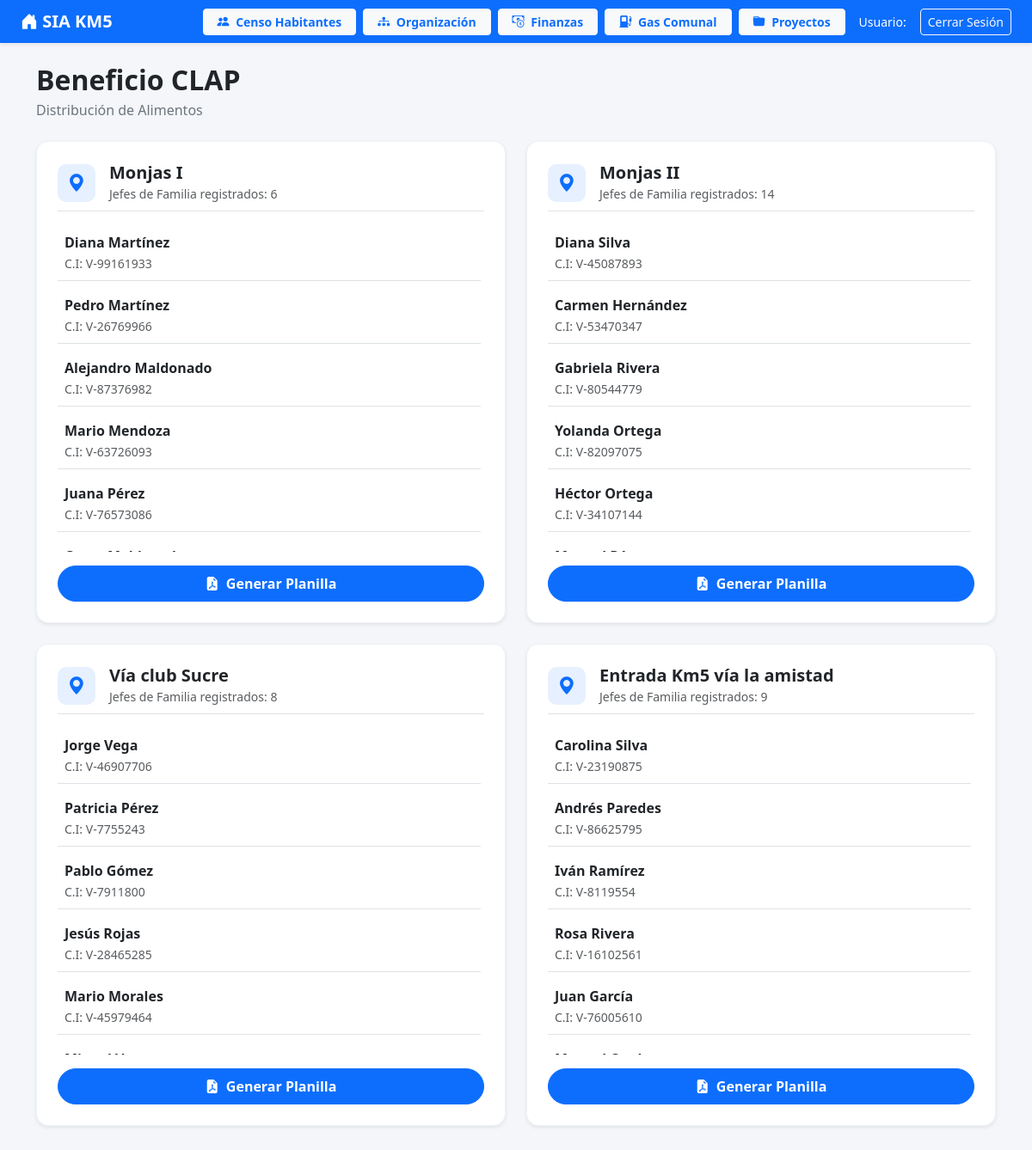
The app's page /habitantes/clap/ with its own data.
### comunidad/models.py (models this page shows, shortened)
class Habitante(models.Model):
    PARENTESCO_CHOICES = [
        ('JEFE', 'Jefe de Familia'),
        ('ESPOSO', 'Esposo(a) / Conyugue'),
        ('HIJO', 'Hijo(a)'),
        ('PADRE', 'Padre / Madre'),
        ('HERMANO', 'Hermano(a)'),
        ('NIETO', 'Nieto(a)'),
        ('OTRO', 'Otro Familiar'),
    ]
    NACIONALIDAD_CHOICES = [
        ('V', 'Venezolano(a)'),
        ('E', 'Extranjero(a)'),
    ]
    GENERO_CHOICES = [
        ('M', 'Masculino (M)'),
        ('F', 'Femenino (F)'),
    ]
    CALLE_CHOICES = [
        ('Monjas I', 'Monjas I'),
        ('Monjas II', 'Monjas II'),
        ('Vía club Sucre', 'Vía club Sucre'),
        ('Entrada Km5 vía la amistad', 'Entrada Km5 vía la amistad'),
    ]
    nacionalidad = models.CharField(max_length=1, choices=NACIONALIDAD_CHOICES, default='V', verbose_name="Nacionalidad")
    cedula = models.CharField(max_length=15, unique=True, null=True, blank=True, verbose_name="Cédula de Identidad")
    nombres = models.CharField(max_length=100, verbose_name="Nombres")
    apellidos = models.CharField(max_length=100, verbose_name="Apellidos")
    fecha_nacimiento = models.DateField(verbose_name="Fecha de Nacimiento")
    fecha_ingreso = models.DateField(
        verbose_name="Radicado desde",
        null=False,
        blank=False
    )
    genero = models.CharField(max_length=1, choices=GENERO_CHOICES, verbose_name="Género")
    telefono = models.CharField(max_length=20, blank=True, null=True, verbose_name="Teléfono de Contacto")
    calle_sector = models.CharField(max_length=50, choices=CALLE_CHOICES, verbose_name="Calle / Sector")
    parentesco = models.CharField(max_length=20, choices=PARENTESCO_CHOICES, verbose_name="Parentesco con el Jefe de Familia")
    punto_referencia = models.TextField(blank=True, null=True, verbose_name="Punto de Referencia")
    discapacidad = models.CharField(max_length=100, blank=True, null=True, verbose_name="Discapacidad")
    jefe_familia = models.ForeignKey('self', on_delete=models.SET_NULL, blank=True, null=True, related_name='familiares', verbose_name="Jefe de Familia Relacionado")
    vivo = models.BooleanField(default=True, verbose_name="¿Está vivo?")
    fecha_fallecimiento = models.DateField(null=True, blank=True, verbose_name="Fecha de Fallecimiento")
    hora_fallecimiento = models.CharField(max_length=50, null=True, blank=True, verbose_name="Hora de Fallecimiento")
    causa_fallecimiento = models.TextField(null=True, blank=True, verbose_name="Causa de Fallecimiento")
    class Meta:
        verbose_name = "Habitante"
        verbose_name_plural = "Habitantes"

### comunidad/views.py (the view)
# urls.py: path('clap/', views.gestion_clap, name='gestion_clap'),
def gestion_clap(request):
    calles_disponibles = dict(Habitante.CALLE_CHOICES).keys()
    bloques_calles = []
    for nombre_calle in calles_disponibles:
        jefe_calle_registro = JefeCalle.objects.filter(calle_nombre=nombre_calle).first()
        jefes_familia = Habitante.objects.filter(
            calle_sector=nombre_calle,
            parentesco='JEFE'
        )
        bloques_calles.append({
            'nombre_calle': nombre_calle,
            'jefe_calle': jefe_calle_registro.habitante if jefe_calle_registro else None,
            'jefes_data': jefes_familia,
            'total_jefes': jefes_familia.count()
        })
    contexto = {
        'titulo': 'Gestión CLAP - SIA KM5',
        'bloques_calles': bloques_calles,
    }
    return render(request, 'comunidad/gestion_clap.html', contexto)

### comunidad/templates/comunidad/gestion_clap.html (shortened to what this page needs)
<!DOCTYPE html>
<html lang="es">
<head>
    <link href="https://cdn.jsdelivr.net/npm/bootstrap@5.3.0/dist/css/bootstrap.min.css" rel="stylesheet">
    <link rel="stylesheet" href="https://cdn.jsdelivr.net/npm/bootstrap-icons@1.11.1/font/bootstrap-icons.css">
</head>
<body>
    <nav class="navbar navbar-expand-lg navbar-dark bg-primary shadow-sm mb-4">
        <div class="container-fluid px-4">
            <span class="navbar-brand mb-0 h1 fw-bold"><i class="bi bi-house-door-fill"></i> SIA KM5</span>
            <div class="collapse navbar-collapse" id="navbarNav">
                <div class="d-flex align-items-center ms-auto flex-wrap gap-2">
                    <a href="{% url 'lista_habitantes' %}" class="btn btn-light btn-sm fw-bold text-primary px-3"><i class="bi bi-people-fill me-1"></i> Censo Habitantes</a>
                    <a href="{% url 'organizacion' %}" class="btn btn-light btn-sm fw-bold text-primary px-3"><i class="bi bi-diagram-3-fill me-1"></i> Organización</a>
                    <a href="{% url 'panel_finanzas' %}" class="btn btn-light btn-sm fw-bold text-primary px-3"><i class="bi bi-cash-coin me-1"></i> Finanzas</a>
                    <a href="{% url 'censo_bombonas' %}" class="btn btn-light btn-sm fw-bold text-primary px-3"><i class="bi bi-fuel-pump-fill me-1"></i> Gas Comunal</a>
                    <a href="{% url 'lista_proyectos'%}" class="btn btn-light btn-sm fw-bold text-primary px-3"><i class="bi bi-folder-fill me-1"></i> Proyectos</a>
                    <span class="text-white ms-2 me-2 small d-none d-md-inline">Usuario: <strong>{{ user.username }}</strong></span>
                    <a href="{% url 'logout' %}" class="btn btn-outline-light btn-sm">Cerrar Sesión</a>
                </div>
            </div>
        </div>
    </nav>
    <div class="container mb-5">
        <div class="d-flex align-items-center justify-content-between mb-4 flex-wrap gap-2">
            <div>
                <h2 class="fw-bold text-dark mb-1">Beneficio CLAP</h2>
                <p class="text-secondary mb-0">Distribución de Alimentos</p>
            </div>
        </div>
        <div class="row row-cols-1 row-cols-xl-2 g-4">
            {% for calle in bloques_calles %}
            <div class="col">
                <form action="{% url 'exportar_clap_pdf' %}" method="GET" id="form-{{ calle.nombre_calle|slugify }}" class="h-100">
                    <div class="calle-card p-4 shadow-sm h-100 d-flex flex-column">
                        <div class="d-flex align-items-center mb-3 pb-2 border-bottom">
                            <div class="icon-box bg-primary bg-opacity-10 text-primary me-3" style="width: 44px; height: 44px;">
                                <i class="bi bi-geo-alt-fill"></i>
                            </div>
                            <div>
                                <h5 class="fw-bold text-dark mb-0">{{ calle.nombre_calle }}</h5>
                                <span class="text-muted small">Jefes de Familia registrados: {{ calle.jefes_data|length }}</span>
                            </div>
                        </div>
                        <div class="flex-grow-1 overflow-auto mb-3" style="max-height: 380px; padding-right: 4px;">
                            {% for jefe in calle.jefes_data %}
                                <div class="d-flex align-items-center justify-content-between p-2 mb-2 border-bottom cursor-pointer selectable-jefe"
                                     onclick="toggleSeleccion({{ jefe.id }})">
                                    <div>
                                        <strong class="d-block text-dark jefe-nombre" id="nombre-{{ jefe.id }}">{{ jefe.nombres|title }} {{ jefe.apellidos|title }}</strong>
                                        <span class="text-muted small">C.I: {{ jefe.tipo_cedula|default:"V" }}-{{ jefe.cedula }}</span>
                                    </div>
                                </div>
                            {% endfor %}
                        </div>
                        <div class="mt-auto">
                            <button type="button" class="btn btn-primary w-100 py-2 fw-bold rounded-pill"
                                    onclick="validarGeneracion('form-{{ calle.nombre_calle|slugify }}', {% if calle.jefe_calle %}true{% else %}false{% endif %})">
                                <i class="bi bi-file-earmark-pdf-fill me-1"></i> Generar Planilla
                            </button>
                        </div>
                    </div>
                </form>
            </div>
            {% endfor %}
        </div>
    </div>
</body>
</html>

### comunidad/templates/comunidad/gestion_clap.html (style rules this page uses)
body { background-color: #f4f6f9; font-family: 'Segoe UI', sans-serif; }
.cursor-pointer { cursor: pointer; }
.calle-card { border: 1px solid #eef2f7; border-radius: 14px; background: #ffffff; transition: all 0.3s ease; }
.icon-box { display: flex; align-items: center; justify-content: center; border-radius: 10px; font-size: 1.3rem; }

### records on screen
Habitante: nombre_calle "Monjas I", jefes_data|length "6"
Habitante: nombres "Diana", apellidos "Martínez", tipo_cedula "V", cedula "99161933"
Habitante: nombres "Pedro", apellidos "Martínez", tipo_cedula "V", cedula "26769966"
Habitante: nombres "Alejandro", apellidos "Maldonado", tipo_cedula "V", cedula "87376982"
Habitante: nombres "Mario", apellidos "Mendoza", tipo_cedula "V", cedula "63726093"
Habitante: nombres "Juana", apellidos "Pérez", tipo_cedula "V", cedula "76573086"
Habitante: nombre_calle "Monjas II", jefes_data|length "14", nombres "Diana", apellidos "Silva", tipo_cedula "V", cedula "45087893"
Habitante: nombres "Carmen", apellidos "Hernández", tipo_cedula "V", cedula "53470347"
Habitante: nombres "Gabriela", apellidos "Rivera", tipo_cedula "V", cedula "80544779"
Habitante: nombres "Yolanda", apellidos "Ortega", tipo_cedula "V", cedula "82097075"
Habitante: nombres "Héctor", apellidos "Ortega", tipo_cedula "V", cedula "34107144"
Habitante: nombre_calle "Vía club Sucre", jefes_data|length "8", nombres "Jorge", apellidos "Vega", tipo_cedula "V", cedula "46907706"
Habitante: nombres "Patricia", apellidos "Pérez", tipo_cedula "V", cedula "7755243"
Habitante: nombres "Pablo", apellidos "Gómez", tipo_cedula "V", cedula "7911800"
Habitante: nombres "Jesús", apellidos "Rojas", tipo_cedula "V", cedula "28465285"
Habitante: nombres "Mario", apellidos "Morales", tipo_cedula "V", cedula "45979464"
Habitante: nombre_calle "Entrada Km5 vía la amistad", jefes_data|length "9", nombres "Carolina", apellidos "Silva", tipo_cedula "V", cedula "23190875"
Habitante: nombres "Andrés", apellidos "Paredes", tipo_cedula "V", cedula "86625795"
Habitante: nombres "Iván", apellidos "Ramírez", tipo_cedula "V", cedula "8119554"
Habitante: nombres "Rosa", apellidos "Rivera", tipo_cedula "V", cedula "16102561"
Habitante: nombres "Juan", apellidos "García", tipo_cedula "V", cedula "76005610"
